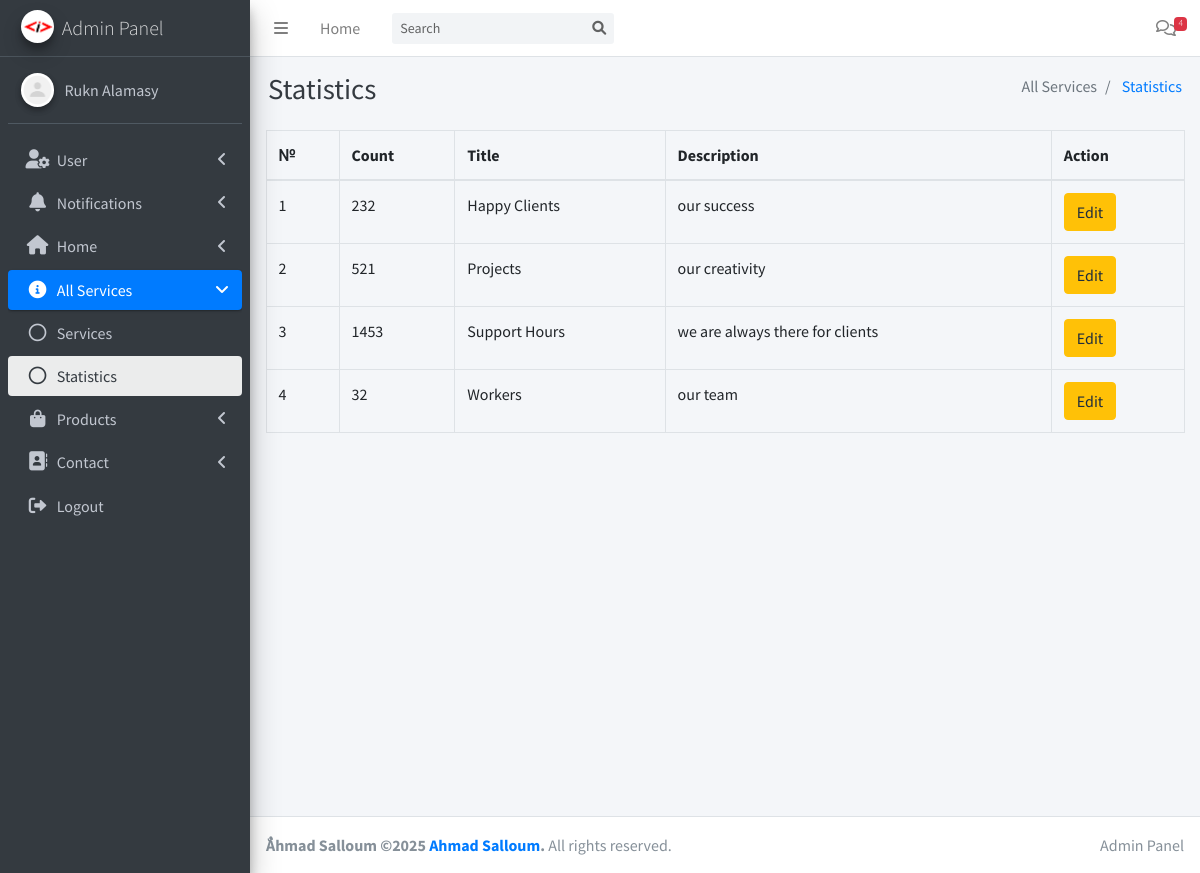
The app's page /admin/statistics.php (signed in) with its own data.
### tables this page shows
CREATE TABLE `statistics` (
  `id` int(11) NOT NULL,
  `icon` varchar(50) DEFAULT NULL,
  `count` int(11) DEFAULT NULL,
  `title` varchar(100) DEFAULT NULL,
  `description` varchar(255) DEFAULT NULL
);

### config.php (called while the page is built, shortened)
<?php
class Database
{
    private $conn;
    public function __construct()
    {
        $servername = "localhost";
        $username = "root";
        $password = "";
        $dbname = "business_website";
        $this->conn = new mysqli($servername, $username, $password, $dbname);
    }
    public function executeQuery($sql)
    {
        $result = $this->conn->query($sql);
        return $result;
    }
    public function select($table, $columns = "*", $condition = "")
    {
        $sql = "SELECT $columns FROM $table $condition";
        return $this->executeQuery($sql)->fetch_all(MYSQLI_ASSOC);
    }
}

### admin/check.php (called while the page is built, shortened)
<?php
include '../config.php';
$query = new Database();

### admin/statistics.php (the view, shortened to what this page needs)
<?php include 'check.php'; ?>
<?php $statistics = $query->select('statistics', '*') ?>
<!DOCTYPE html>
<html lang="en">
<head>
    <?php include 'includes/css.php'; ?>
</head>
<body class="hold-transition sidebar-mini">
    <div class="wrapper">
        <?php include 'includes/header.php' ?>
        <div class="content-wrapper">
            <section class="content">
                <div class="container-fluid">
                    <div class="row">
                        <div class="col-12">
                            <table class="table table-bordered">
                                <thead>
                                    <tr>
                                        <th>№</th>
                                        <th>Count</th>
                                        <th>Title</th>
                                        <th>Description</th>
                                        <th>Action</th>
                                    </tr>
                                </thead>
                                <tbody>
                                    <?php foreach ($statistics as $statistic): ?>
                                        <tr>
                                            <td><?php echo $statistic['id']; ?></td>
                                            <td><?php echo $statistic['count']; ?></td>
                                            <td><?php echo $statistic['title']; ?></td>
                                            <td><?php echo $statistic['description']; ?></td>
                                            <td>
                                                <button type="button" class="btn btn-warning" data-toggle="modal" data-target="#editModal<?php echo $statistic['id']; ?>">
                                                    Edit
                                                </button>
                                            </td>
                                        </tr>
                                    <?php endforeach; ?>
                                </tbody>
                            </table>
                        </div>
                    </div>
                </div>
            </section>
        </div>
        <?php include 'includes/footer.php'; ?>
    </div>
</body>
</html>

### records on screen
statistics: id "1", count "232", title "Happy Clients", description "our success"
statistics: id "2", count "521", title "Projects", description "our creativity"
statistics: id "3", count "1453", title "Support Hours", description "we are always there for clients"
statistics: id "4", count "32", title "Workers", description "our team"

### other values on screen
$message_count "4"
$pageTitle "Statistics"
$item['title'] "All Services"
$item['title'] "Statistics"
$menuItem['menuTitle'] "User"
$menuItem['menuTitle'] "Notifications"
$menuItem['menuTitle'] "Home"
$menuItem['menuTitle'] "All Services"
$page['title'] "Services"
$page['title'] "Statistics"
$menuItem['menuTitle'] "Products"
$menuItem['menuTitle'] "Contact"
